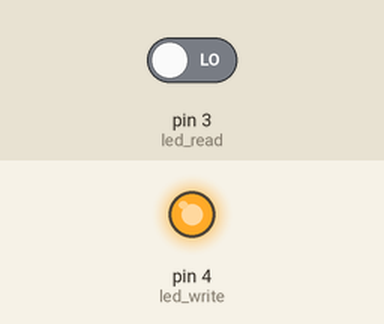
Simulated run of this sketch. Board: Arduino Uno, built with avr-gcc and run on an emulated ATmega328P. Parts: output pins drawn as LEDs (lit = HIGH). Inputs (shaded band) come from the test bench; at power-on: pin 3 (led_read) LOW. What the sketch prints to the serial monitor is not drawn.

Above: at 2.8 s.
2.9 s: pin 3 (led_read) driven HIGH
At 3.8 s:
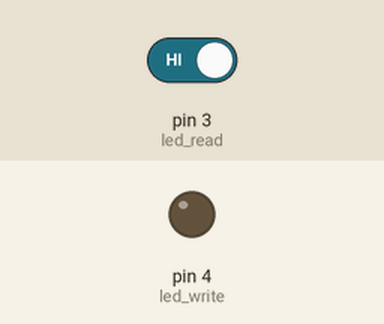
Timing chart, 0 to 12.4 s (numbered marks = the images above; inputs shaded):
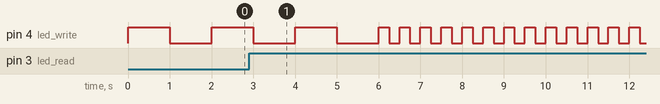

The sketch:

LEDs.ino
```cpp
int led_read = 3;
int led_write = 4;
int val = 0;

void setup() {
  pinMode(led_read, INPUT);
  pinMode(led_write, OUTPUT);
  Serial.begin(9600);
}

void loop() {
  val = digitalRead(led_read);
  Serial.println(val);
  if (val == HIGH) {
    digitalWrite(led_write, HIGH);
    delay(250); // 1000 miliseconds divided by 4
    digitalWrite(led_write, LOW);
    delay(250);
  }
  while (val == LOW) {
    val = digitalRead(led_read);
    digitalWrite(led_write, HIGH);
    delay(1000);
    digitalWrite(led_write, LOW);
    delay(1000);
    }
}
```
